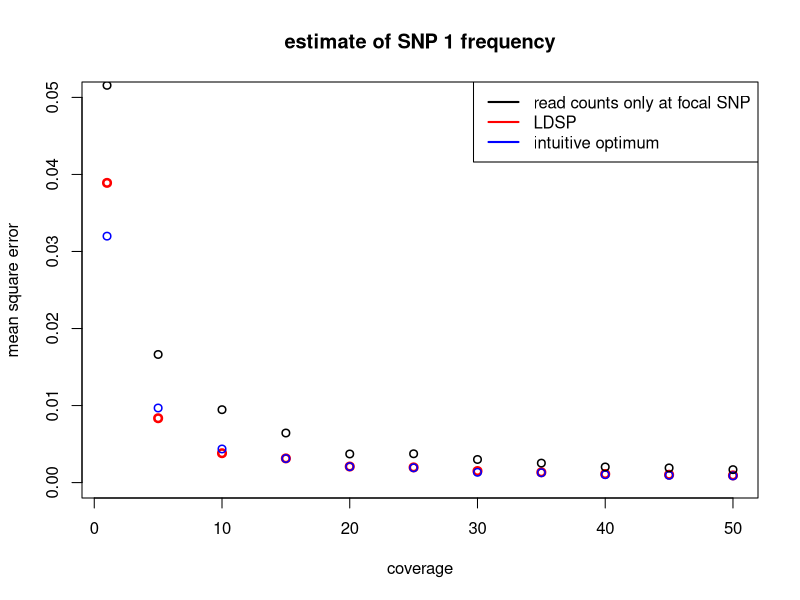
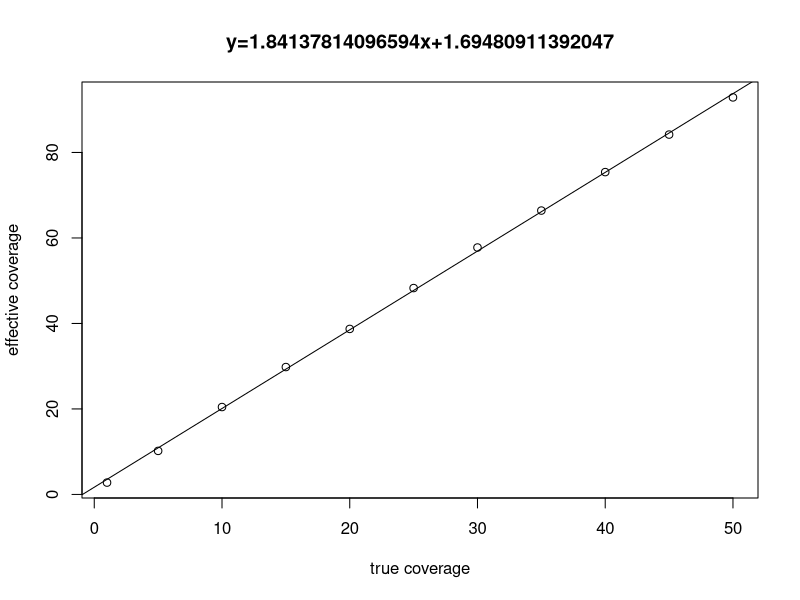
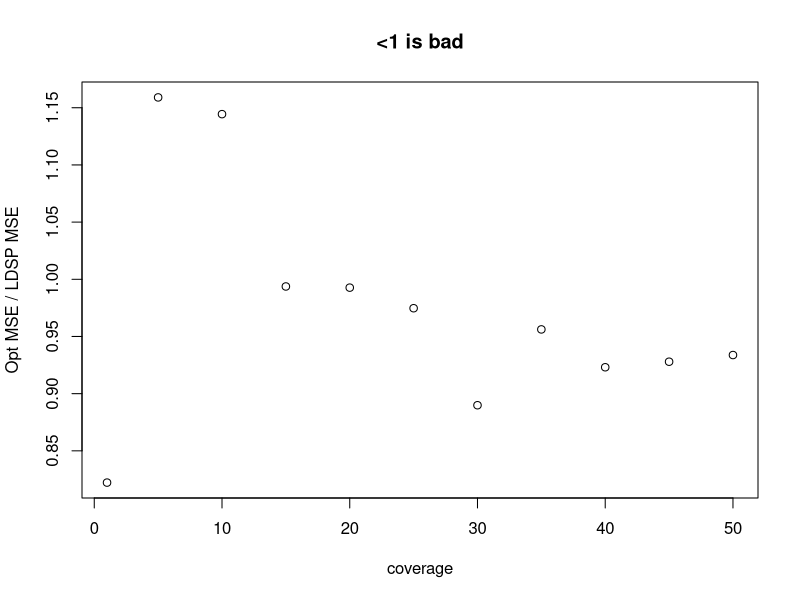

Source code (R) for these figures, in order:
create_haps <- function(nsamp=100, per){
  # the only type of haplotypes in the pool are either 1-0 or 0-1 (for simplicity)
  # "per" specifies the percent of 1-0 haplotypes  
  haps = matrix(nrow = nsamp, ncol = 2, 0)
  no_10_haps = floor(per*nsamp)
  for (i in 1:no_10_haps){
    haps[i,1] = 1
    haps[i,2] = 0
  }
  for (i in (no_10_haps+1):nsamp){
    haps[i,1] = 0
    haps[i,2] = 1
  }
  return(haps)
}


# potential problem: sigma2 estimated to be < 1 (and even <0 in some cases)
findMLE <- function(obs, mu, Sigma, D){
  
  ll <- function(sigma2){
    cov_m = sigma2*Sigma + D
    sinv = solve(cov_m)
    
    # (from hand-out and verified with Wikipedia)
    logl = log(det(cov_m)) + (t(obs-mu)%*%sinv%*%(obs-mu))
    
    return(as.numeric(logl))
  }
  
  # note: optim actually minimizes
  return(optim(ll, par = 1, method = "L-BFGS-B", lower = 1, upper = 10)$par)
}

pool <- function(lambda, haps, nloci, nsamp){
  ## simulate pool sequencing ##
  y_obs = rep(0, nloci)
  n = rep(0, nloci)
  n_1 = rep(0, nloci)
  for (i in 1:nloci){
    
    # coverage
    n[i] = rpois(1, lambda)
    
    # ensure number haps sampled is below the number of samples in the pool
    n[i] = min(n[i], nsamp)
    # ensure sample at least 1 haplotype
    n[i] = max(1, n[i])
    
    # sample locus i from pool
    sampled = sample(haps[,i], n[i])
    
    # number of 1 alleles
    n_1[i] = sum(sampled)
  }
  return(rbind(n, n_1))
}

perform_LDSP <- function(y_obs, nloci, nsamp, haps, pos, n){
  
  # calculate distances between SNPs
  # for example if two SNPs at position 50 and 100
  # then d = 50 
  d = rep(0, nloci-1)
  for (i in 1:(nloci-1)){
    d[i] = as.numeric(pos[i+1])-as.numeric(pos[i])
  }

  epsilon = rep(0, nloci)
  for (i in 1:nloci){
    epsilon[i] = (y_obs[i]*(1-y_obs[i]))/n[i]
  }


  geo_sum = 0
  for (i in 1:(nsamp-1)){
    geo_sum = geo_sum + (1/i)
  }
  geo_sum = (1/geo_sum)
  theta = geo_sum/(nsamp + geo_sum)

  mu = (1-theta)*colMeans(haps) + I(theta/2)

  
  # in this case of only 1_0 and 0_1 haplotypes, cov_panel is singular
  cov_panel = cov(haps)
  
  S = matrix(nrow = nloci, ncol = nloci, 0)

  # rho = 4*N*c_j where c_j is the rate of cross-over per generation per basepair and N is the effective popsize
  # d_j = dist is the physical distance between SNPs j and j+1
  rho = 0 # no recombination
  for (i in 1:nloci){
    for (j in 1:nloci){
      if (i ==j){
        S[i,j] = cov_panel[i,j]
      }
      else{
        # distance between SNPs (e.g. SNP 1 and SNP 10)
        dist = sum(d[min(i,j):(max(i,j)-1)])
        
        # hypothetical effective popsize
        N = 1e4
        
        # since rho = 0, S[i,j] = cov_panel[i,j]
        S[i,j] = exp((-4*N*rho*dist)/nsamp)*cov_panel[i,j]
      }
    }
  }
  
  # no longer singular after the following operation
  Sigma = ((1-theta)^2)*S + I((theta/2)*(1-(theta/2)))
  Sigma[abs(Sigma) < 1e-8] = 0
  
  #sigma2 = findMLE(y_obs, mu, Sigma, diag(epsilon))
  sigma2 = 1
  
  # this is where the dispersion parameter comes in: eqn 13
  d = diag(1/epsilon)
  Sigma_i = solve(Sigma) # there is problems, when nloci is big, kappa(Sigma) is very large (1e36)
  Sigma_bar = solve((1/sigma2)*Sigma_i + d)
  theta_bar = as.vector(Sigma_bar%*%((1/sigma2)*Sigma_i%*%mu + d%*%y_obs))
  
  # posterior estimate of SNP 1
  #return(theta_bar[1])

  mu_t = (mu[1]*Sigma_bar[1,1] - theta_bar[1]*Sigma[1,1])/(Sigma_bar[1,1] - Sigma[1,1])
  
  sigma_2_t = 1/ ((-1/Sigma[1,1]) + 1/(Sigma_bar[1,1]))  
  
  # likelihood + variance
  return(c(mu_t, sigma_2_t))
  
}

mse <- function(y_hat, y){
  return(sum((y_hat-y)^2)/length(y))
}

nloci = 2
# physical position of the two SNPs
pos = c(50, 100)

# starting population
nsamp = 1000
# 1_0 haplotype is at 10% frequency and 0_1 is at 90%
haps = create_haps(nsamp, 0.1)

# increase the 1_0 haplotype from 10% to 90% (simulate positive selection)
ev_haps = create_haps(nsamp, 0.9)


## code for testing ##
#haps = matrix(nrow = nsamp, ncol = 2, 0)
#for (i in 1:50){
#  haps[i,1] = 1
#  haps[i,2] = 0
#}
#for (i in 51:60){
#  haps[i,1] = 0
#  haps[i,2] = 1
#}

#for (i in 61:90){
#  haps[i,1] = 1
#  haps[i,2] = 1
#}
#ev_haps = haps
## end testing code ##


###### Begin script ##########

# lambda specifies coverage
lambdas = seq(5, 50, by = 5)
lambdas = c(1, lambdas)
l = length(lambdas)

mse_ldsp_est = rep(0, l)
mse_opt_est = rep(0, l)
mse_obs_est  = rep(0, l)
mean_eff_cov = rep(0, l)

nreps = 500

for (i in 1:l){
  
  # where to store estimates
  store_ldsp_est = rep(0,nreps)
  store_opt_est = rep(0, nreps)
  store_obs_est = rep(0, nreps)
  store_true_freq = rep(0, nreps)
  store_effective_cov = rep(0, nreps)
  
  for (j in 1:nreps){
    
    # pooling
    lambda = lambdas[i] # coverage
    pooled_info =  pool(lambda, ev_haps, nloci, nsamp)
    n = pooled_info[1,]  # total read counts
    n_1 = pooled_info[2,] # counts of "1" allele
    
    # pseudo-counts
    y_obs = (n_1 + 0.5)/(n + 1)
    
    ldsp_est = perform_LDSP(y_obs, nloci, nsamp, haps, pos, n)
    
    # true pool freqency
    true_freq = colMeans(ev_haps)
    
    # only look at the estimates of SNP 1
    store_true_freq[j] = true_freq[1]
    store_opt_est[j] = (n_1[1] + (n[2]-n_1[2]))/ (n[1] + n[2])
    store_obs_est[j] = y_obs[1]
    #store_obs_est[j] = n_1[1]/n[1]
    store_ldsp_est[j] = ldsp_est[1]
    
    # same answer as using Taylor expansion
    store_effective_cov[j] = ((1-ldsp_est[1])*ldsp_est[1])/ldsp_est[2]
  }
  
  # calculate MSE
  mse_ldsp_est[i] = mse(store_ldsp_est, store_true_freq)
  mse_opt_est[i] = mse(store_opt_est, store_true_freq)
  mse_obs_est[i] = mse(store_obs_est, store_true_freq)
  mean_eff_cov[i] = mean(store_effective_cov)

}


#### plot stuff ####

plot(lambdas, mse_ldsp_est, xlab = "coverage", ylab = "mean square error", col = "red", ylim = c(0,0.05), main = "estimate of SNP 1 frequency", lwd=2.5)
points(lambdas, mse_opt_est, col = "blue", lwd=1.5)
points(lambdas, mse_obs_est, lwd=1.5)
legend("topright", c("read counts only at focal SNP","LDSP", "intuitive optimum"), lty=c(1,1,1), lwd=c(2,2,2),col=c("black","red", "blue"))

# why not y = 2x?
fit = lm(mean_eff_cov ~ lambdas)
plot(lambdas, mean_eff_cov, xlab = "true coverage", ylab = "effective coverage", main = paste("y=", fit$coefficients[2], "x+", 
                                                                                              fit$coefficients[1], sep =""))
abline(lm(mean_eff_cov ~ lambdas))

plot(lambdas, mse_opt_est/mse_ldsp_est, xlab = "coverage", ylab = "Opt MSE / LDSP MSE", main = "<1 is bad")
